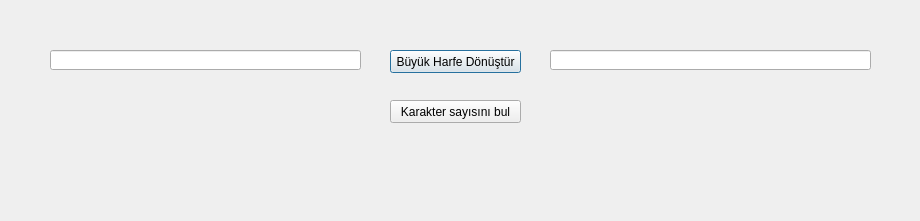
<?xml version="1.0" encoding="UTF-8"?>
<ui version="4.0">
 <class>Dialog</class>
 <widget class="QDialog" name="Dialog">
  <property name="geometry">
   <rect>
    <x>0</x>
    <y>0</y>
    <width>920</width>
    <height>221</height>
   </rect>
  </property>
  <property name="windowTitle">
   <string>Merhaba</string>
  </property>
  <widget class="QLineEdit" name="edt_mesaj">
   <property name="geometry">
    <rect>
     <x>50</x>
     <y>50</y>
     <width>311</width>
     <height>20</height>
    </rect>
   </property>
  </widget>
  <widget class="QPushButton" name="btn_buyukharf_yap">
   <property name="geometry">
    <rect>
     <x>390</x>
     <y>50</y>
     <width>131</width>
     <height>23</height>
    </rect>
   </property>
   <property name="text">
    <string>Büyük Harfe Dönüştür</string>
   </property>
  </widget>
  <widget class="QLineEdit" name="edt_sonuc">
   <property name="geometry">
    <rect>
     <x>550</x>
     <y>50</y>
     <width>321</width>
     <height>20</height>
    </rect>
   </property>
  </widget>
  <widget class="QPushButton" name="btn_karakter_hesapla">
   <property name="geometry">
    <rect>
     <x>390</x>
     <y>100</y>
     <width>131</width>
     <height>23</height>
    </rect>
   </property>
   <property name="text">
    <string>Karakter sayısını bul</string>
   </property>
  </widget>
 </widget>
 <resources/>
 <connections/>
</ui>
